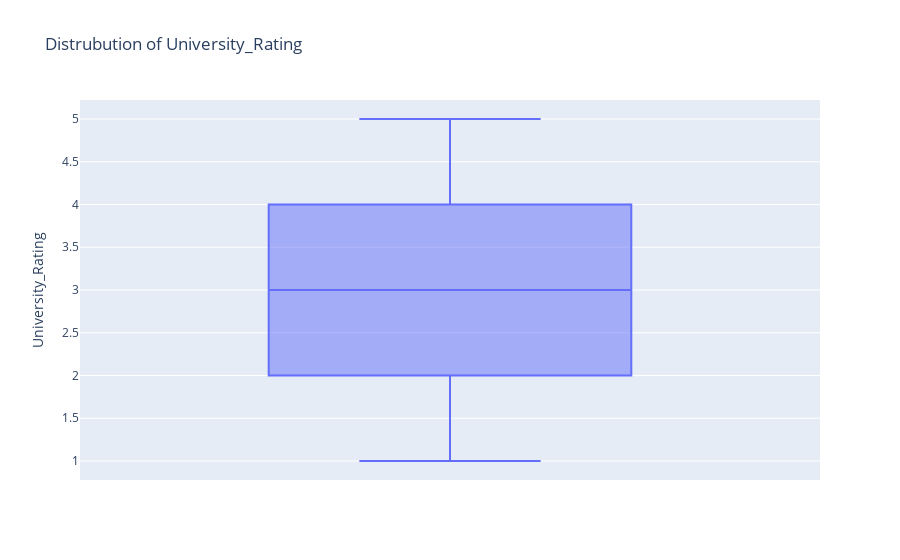

Notebook cell for this chart:
### Code cell
fig = px.box(df,y="University_Rating",title=f"Distrubution of University_Rating")
fig.show()

### Figure 1 — Plotly figure (JSON) as saved in the notebook; plotly's stock layout.template omitted (floating-point values rounded to 4 significant figures; data arrays with more than 128 entries replaced by an {"elided": "..."} marker saying what was removed)
{"data": [{"alignmentgroup": "True", "hovertemplate": "University_Rating=%{y}<extra></extra>", "legendgroup": "", "marker": {"color": "#636efa"}, "name": "", "notched": false, "offsetgroup": "", "orientation": "v", "showlegend": false, "type": "box", "x0": " ", "xaxis": "x", "y": {"elided": "500 int values"}, "y0": " ", "yaxis": "y"}], "layout": {"boxmode": "group", "legend": {"tracegroupgap": 0}, "title": {"text": "Distrubution of University_Rating"}, "xaxis": {"anchor": "y", "domain": [0, 1]}, "yaxis": {"anchor": "x", "domain": [0, 1], "title": {"text": "University_Rating"}}}}
